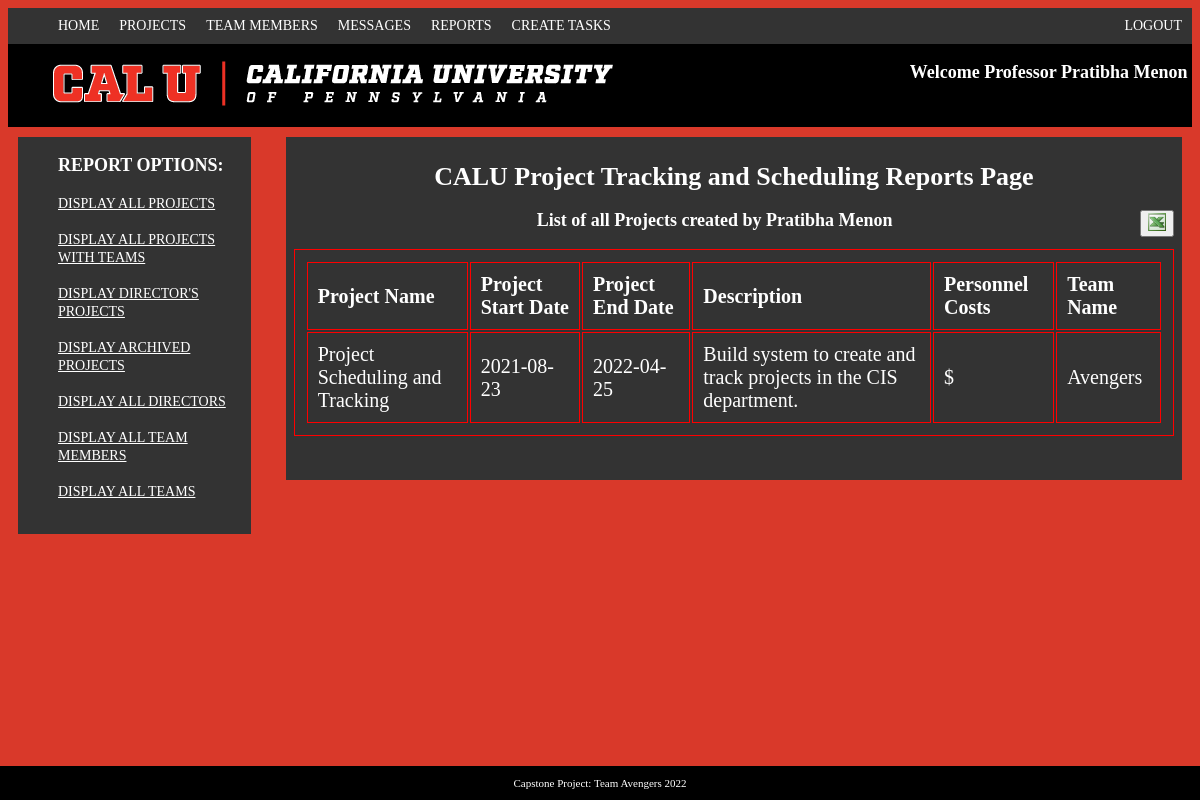
/projectDirector/reports/directorProjects.php (signed in), run on the app's committed database.
### tables this page shows
CREATE TABLE project_director (
    dir_id      INT           NOT NULL    AUTO_INCREMENT,
    dir_fname   VARCHAR(60)   NOT NULL,
    dir_lname   VARCHAR(60)   NOT NULL,
    username    VARCHAR(255)   NOT NULL,
    password    VARCHAR(255)   NOT NULL,
	reset_pass	VARCHAR(255),
    is_dir      VARCHAR(4),
    PRIMARY KEY (dir_id),
    UNIQUE INDEX username (username)
);

CREATE TABLE project (
    project_id      	   INT           NOT NULL     AUTO_INCREMENT,
    project_name    	   VARCHAR(40)   NOT NULL,
    dir_id          	   INT,
    account_id      	   INT,
    pro_start_date  	   DATE,
    pro_end_date    	   DATE,
    project_description    VARCHAR(255),
	tafp1				   DECIMAL(10,2),	
	code                   DECIMAL(10,2),
	personMonths           DECIMAL(10,2),
	months                 DECIMAL(10,2),
	persons                DECIMAL(10,2),
	personnel_cost  	   DECIMAL(10,2),
	cost_justification    VARCHAR(255),
    PRIMARY KEY (project_id),
    FOREIGN KEY (account_id) REFERENCES accounting (account_id) ON DELETE CASCADE
);

CREATE TABLE team (
    team_id      INT           NOT NULL AUTO_INCREMENT,
    project_id   INT           NOT NULL,
    team_name    VARCHAR(20)   NOT NULL,
    team_description     VARCHAR(255),
    PRIMARY KEY (team_id),
    FOREIGN KEY (project_id) REFERENCES project (project_id) ON DELETE CASCADE
);

### projectDirector/reports/director/dir_name.php (called while the page is built, shortened)
<?php
$username = $_SESSION['username'];
$query = 'SELECT * FROM project_director
					WHERE username = :username';
$statement = $db->prepare($query);
$statement->bindValue(':username',$username);
$statement->execute();
$variable1 = $statement->fetch();

### projectDirector/reports/report_data2.php (called while the page is built, shortened)
<?php
	$queryProjects = "SELECT project.project_name, project.pro_start_date, project.pro_end_date, project.project_description,
						project.personnel_cost, team.team_name, team_members.mem_fname, team_members.mem_lname FROM project
						JOIN team ON project.project_id = team.project_id
						JOIN teams_list ON team.team_id = teams_list.team_id
						JOIN team_members ON teams_list.mem_id = team_members.mem_id
						WHERE dir_id = :dir_id
						ORDER by project.project_name";
	$stmt = $db->prepare($queryProjects);
	$stmt->bindValue(':dir_id', $_SESSION['directorID']);
	$stmt->execute();
	$projects = $stmt->fetchAll();

### projectDirector/reports/directorProjects.php (the view, shortened to what this page needs)
<?php
require_once('../../inc/db_connect.php');
include('director/dir_name.php');
include('report_data2.php');
include('webpage/header.php');
?>
<main>
<aside>
	<div class="reportType">
		<ul class="reportNames">
			<h3><b>REPORT OPTIONS:</b></h3>
			<li><a href='../run_reports.php' style="color: white">Display All Projects</a></li><br>
			<li><a href='allProjects.php' style="color: white">Display All Projects with TEAMS</a></li><br>
			<li><a href='directorProjects.php' style="color: white">Display Director's Projects</a></li><br>
			<li><a href='archiveProjects.php' style="color: white">Display Archived Projects</a></li><br>
			<li><a href='allDirectors.php' style="color: white">Display all Directors</a></li><br>
			<li><a href='allTeamMembers.php' style="color: white">Display All Team Members</a></li><br>
			<li><a href='allTeams.php' style="color: white">Display All Teams</a></li><br>
		</ul>
	</div>
</aside>
	<div class="report">
		<h1>CALU Project Tracking and Scheduling Reports Page</h1>
			<div class="export">
				<button style="float:right" type="button" id="export_btn"> <img src="webpage/excel.jpg" height ="18"/></button>
			</div>
			<div class="reportForm" id="excel_data">
			<h3>List of all Projects created by <?php echo $variable1['dir_fname']. " ". $variable1['dir_lname']; ?></b>&nbsp;</h3>
			<table id="table_content" align="center">
				<tr>
					<th>Project Name</th>
					<th>Project Start Date</th>
					<th>Project End Date</th>
					<th>Description</th>
					<th>Personnel Costs</th>
					<th>Team Name</th>
				</tr>
				<?php foreach($projects as $project): ?>
				<tr>
					<td><?php echo $project["project_name"]; ?></td>
					<td><?php echo $project["pro_start_date"]; ?></td>
					<td><?php echo $project["pro_end_date"]; ?></td>
					<td><?php echo $project["project_description"]; ?></td>
					<td><?php echo "$". $project["personnel_cost"]; ?></td>
					<td><?php echo $project["team_name"]; ?></td>
				</tr>
				<?php endforeach; ?>
			</table>
		</div><br><br>
	</div><br><br>
</main>
</body>
<footer><p>Capstone Project: Team Avengers 2022</p></footer>
</html>

### projectDirector/reports/webpage/header.php (shortened to what this page needs)
<!DOCTYPE html>
<html lang="en">
<head>
	<link rel="stylesheet" href="webpage/main3.css" />
	<link rel="stylesheet" href="https://cdnjs.cloudflare.com/ajax/libs/font-awesome/4.7.0/css/font-awesome.min.css">
</head>
<body>
<header>
	<nav>
		<div class="navbar">
			<ul>
				<li><a href="../project_director_home.php">Home</a>
				<li><a href="#Projects">Projects</a>
				</li>
				<li><a href="#teamMembers">Team Members</a>
				</li>
				<li><a href="#messages">Messages</a>
				</li>
				<li><a href="../run_reports.php">Reports</a></li>
				<li><a href="../create_tasks.php">Create Tasks</a></li>
			</ul>
		<div class="logout">
			<div class="logout2">
				<ul>
					<li><a href="../clear.php">LOGOUT</a><li>
				</ul>
			</div>
		</div>
	</nav>
	<div class="header">
		<div class="header2">
			<img src="webpage/caluBanner.jpg" alt="California University of Pennsylvania">
			<div class="greeting">
				<h3><b>Welcome Professor <?php echo $variable1['dir_fname']. " ". $variable1['dir_lname']; ?></b>&nbsp;</h3>
			</div>
		</div>
	</div>
</header>

### projectDirector/reports/webpage/main3.css (style rules this page uses)
html { background-color: rgb(217, 57, 42); }
body { width: auto; }
a { text-transform: uppercase; font-size: 14px; }
.navbar { background: #333; }
.navbar:after { content: ''; clear: both; display: block; }
.navbar ul { list-style: none; margin: 0; }
.navbar > ul > li { float: left; position: relative; }
.navbar ul li a { text-decoration: none; color: white; padding: 10px 10px; display: block; }
.logout { float: right; }
.logout2 a { text-decoration: none; color: white; margin: 0; }
.header { background-color: #919191; max-width: 100% }
.header2 { background-color: black; height: auto; max-width: 100% }
.greeting { float: right; }
h1 { color: white; font-size: 26px; }
h3 { color: white; font-size: 18px; }
main { padding: 10px; }
footer { position: fixed; left: 0; bottom: 0; width: 100%; background-color: black; color: white; text-align: center; font-size: 11px; }
li { max-width:335px; word-wrap:break-word; text-align:left; }
table, th, td { border: 1px double red; font-size:20px; width:auto; color: white; text-align: left; padding:10px }
ul.reportNames { list-style-type: none; cursor: pointer; }
aside { width: 20%; float: left; background-color: #333; display: block; color: white; }
.report { padding: 8px; text-align: center; background: #333; width: auto; margin-left: 23%; color: white; }

### data on the page
project_director: dir_fname "Pratibha", dir_lname "Menon"
project: project_name "Project Scheduling and Tracking", pro_start_date "2021-08-23", pro_end_date "2022-04-25", project_description "Build system to create and track projects in the CIS department.", team.team_name "Avengers"
